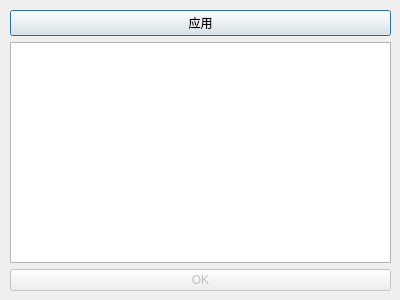
<?xml version="1.0" encoding="UTF-8"?>
<ui version="4.0">
 <class>Dialog</class>
 <widget class="QDialog" name="Dialog">
  <property name="geometry">
   <rect>
    <x>0</x>
    <y>0</y>
    <width>400</width>
    <height>300</height>
   </rect>
  </property>
  <property name="windowTitle">
   <string>Dialog</string>
  </property>
  <widget class="QWidget" name="verticalLayoutWidget">
   <property name="geometry">
    <rect>
     <x>10</x>
     <y>10</y>
     <width>381</width>
     <height>281</height>
    </rect>
   </property>
   <layout class="QVBoxLayout" name="verticalLayout">
    <item>
     <widget class="QPushButton" name="pushButton_2">
      <property name="text">
       <string>应用</string>
      </property>
     </widget>
    </item>
    <item>
     <widget class="QTextBrowser" name="textBrowser"/>
    </item>
    <item>
     <widget class="QPushButton" name="pushButton">
      <property name="enabled">
       <bool>false</bool>
      </property>
      <property name="text">
       <string>OK</string>
      </property>
     </widget>
    </item>
   </layout>
  </widget>
 </widget>
 <resources/>
 <connections/>
</ui>
